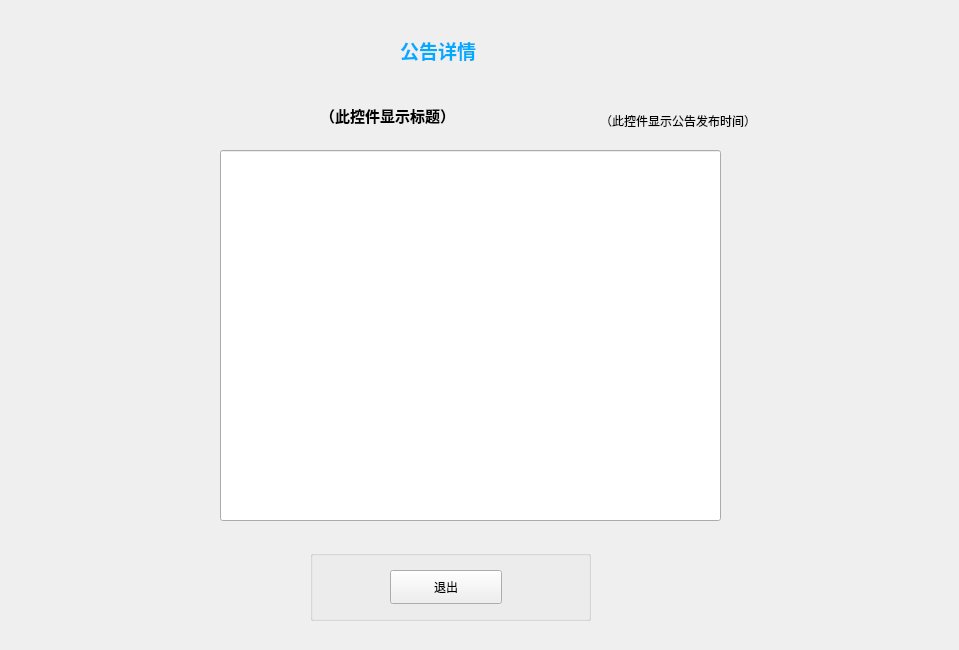
<?xml version="1.0" encoding="UTF-8"?>
<ui version="4.0">
 <class>BoardDetail</class>
 <widget class="QWidget" name="BoardDetail">
  <property name="geometry">
   <rect>
    <x>0</x>
    <y>0</y>
    <width>959</width>
    <height>650</height>
   </rect>
  </property>
  <property name="windowTitle">
   <string>BoardDetail</string>
  </property>
  <widget class="QLabel" name="label">
   <property name="geometry">
    <rect>
     <x>400</x>
     <y>30</y>
     <width>131</width>
     <height>41</height>
    </rect>
   </property>
   <property name="text">
    <string>&lt;html&gt;&lt;head/&gt;&lt;body&gt;&lt;p&gt;&lt;span style=&quot; font-size:14pt; font-weight:600; color:#00aaff;&quot;&gt;公告详情&lt;/span&gt;&lt;/p&gt;&lt;/body&gt;&lt;/html&gt;</string>
   </property>
  </widget>
  <widget class="QLabel" name="label_2">
   <property name="geometry">
    <rect>
     <x>320</x>
     <y>100</y>
     <width>201</width>
     <height>31</height>
    </rect>
   </property>
   <property name="text">
    <string>&lt;html&gt;&lt;head/&gt;&lt;body&gt;&lt;p&gt;&lt;span style=&quot; font-size:11pt; font-weight:600;&quot;&gt;（此控件显示标题）&lt;/span&gt;&lt;/p&gt;&lt;/body&gt;&lt;/html&gt;</string>
   </property>
  </widget>
  <widget class="QGroupBox" name="groupBox">
   <property name="geometry">
    <rect>
     <x>310</x>
     <y>550</y>
     <width>281</width>
     <height>71</height>
    </rect>
   </property>
   <property name="title">
    <string/>
   </property>
   <widget class="QPushButton" name="pushButton_2">
    <property name="geometry">
     <rect>
      <x>80</x>
      <y>20</y>
      <width>112</width>
      <height>34</height>
     </rect>
    </property>
    <property name="text">
     <string>退出</string>
    </property>
   </widget>
  </widget>
  <widget class="QLabel" name="label_3">
   <property name="geometry">
    <rect>
     <x>600</x>
     <y>110</y>
     <width>241</width>
     <height>21</height>
    </rect>
   </property>
   <property name="text">
    <string>（此控件显示公告发布时间）</string>
   </property>
  </widget>
  <widget class="QLineEdit" name="lineEdit">
   <property name="geometry">
    <rect>
     <x>220</x>
     <y>150</y>
     <width>501</width>
     <height>371</height>
    </rect>
   </property>
  </widget>
 </widget>
 <layoutdefault spacing="6" margin="11"/>
 <resources/>
 <connections/>
</ui>
